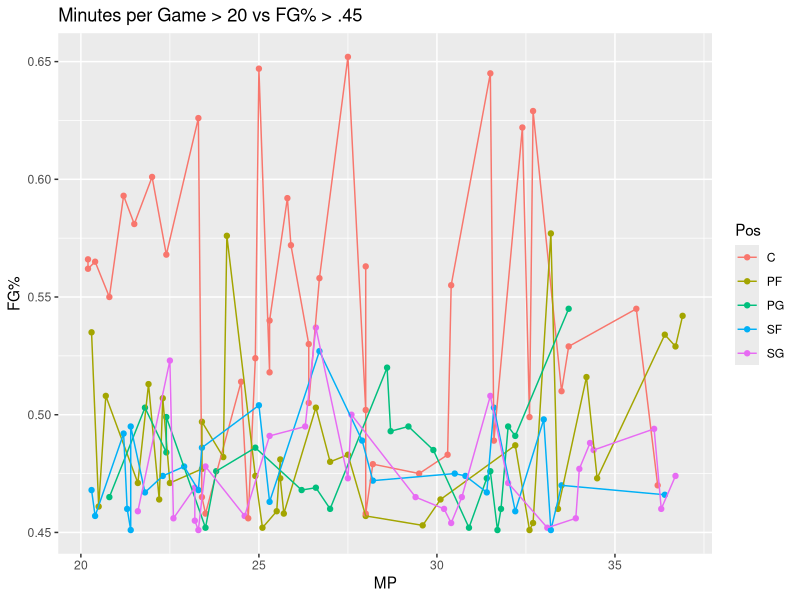
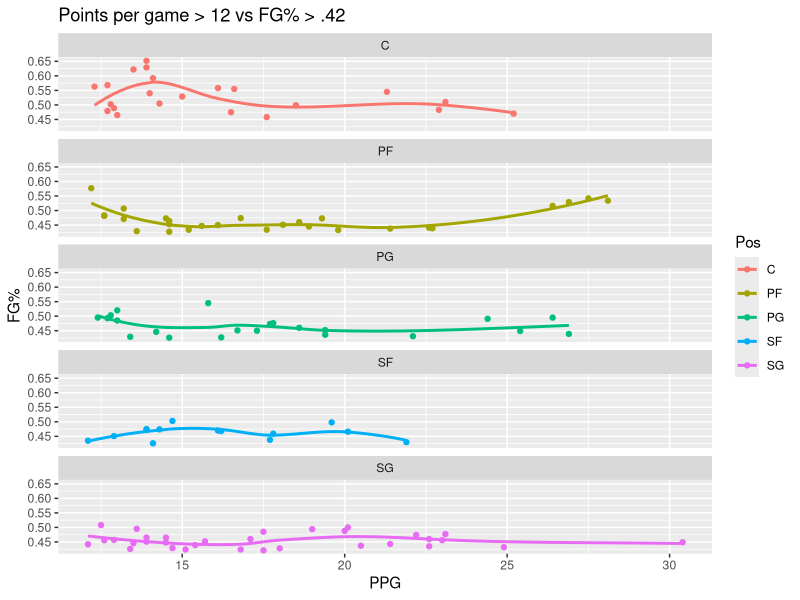

Source code (R) for these figures, in order:
#Giancarlo Carino
#Practice using tidyverse package
#Basketball analysis 2018 season

library(tidyverse)

bk18perg <- read_csv("RawData/bk18perGstats.csv")

glimpse(bk18perg)
#rename column
colnames(bk18perg)[30] <- "PPG"

#Minutes played vs FG% by Position filtered by Minutes played > 20 and Field Goal % > 45
minPLUSfgp <- filter(bk18perg, MP > 20 & `FG%` > .45)
minPLUSfgp %>%
  ggplot(aes(x = MP, y = `FG%`)) +
  geom_point(mapping = aes(color = Pos)) +
  geom_line(mapping = aes(color = Pos)) +
  ggtitle("Minutes per Game > 20 vs FG% > .45")

#Points per game vs Fg% filtered by > 12 PPG and FG% > 42%
ppgVSfgp <- filter(bk18perg, PPG > 12 & `FG%` > .42)
ppgVSfgp %>%
  ggplot(aes(x = PPG, y = `FG%`)) +
  geom_point(mapping = aes(color = Pos)) +
  geom_smooth(mapping = aes(color = Pos), se = FALSE) +
  facet_wrap(~Pos, nrow = 5) +
  ggtitle("Points per game > 12 vs FG% > .42")

#List players from SG position and Field goal attempts greater than the average Field Goal attempts
mean(bk18perg$FG)
mean(bk18perg$FGA)
bk18perg %>%
  filter(Pos == "SG" & FGA > mean(FGA))

